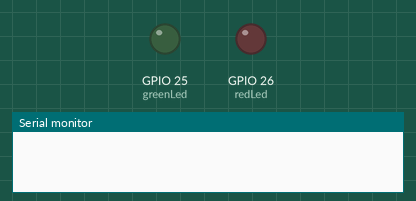
This sketch was run on a simulated ESP32. On the bench: output pins drawn as LEDs (lit = HIGH), the last lines printed to the serial monitor. WiFi joins after 1.5 s; servers stay silent unless stated.

Above: at 0.1 s.
At 1.8 s:
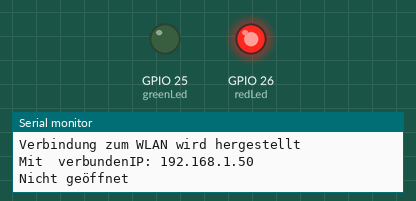
Timing chart, 0 to 3.3 s (numbered marks = the images above):
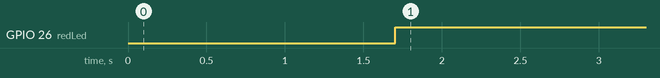

Measured:
- by itself, GPIO 26 (redLed): LOW → HIGH at 1.7 s

The sketch:

showStatus.ino
```cpp
#include <WiFi.h>
#include <HTTPClient.h>
#include <ArduinoJson.h>

StaticJsonDocument<200> doc;

const char* ssid = "";
const char* password = "";

const char* getStatusURL = "http://192.168.2.107/api/getAllStatus";

const short redLed = 26;
const short greenLed = 25;

void setup() {
  //LED outputs
  pinMode(redLed, OUTPUT);
  pinMode(greenLed, OUTPUT);

  Serial.begin(115200); //Serieller Monitorausgabe starten

    //Verbindung zum WLAN Netzwerk
  WiFi.begin(ssid, password);

  while (WiFi.status() != WL_CONNECTED) {
    delay(500);
    Serial.println("Verbindung zum WLAN wird hergestellt");
  }
  Serial.print("Mit ");
  Serial.print(ssid);
  Serial.print(" verbunden");
  Serial.print("IP: ");
  Serial.println(WiFi.localIP());
}

void loop() {
  getStatusUpdate(); //Aktuellen Status aller Geräte abrufen
  delay(1000);
}


void getStatusUpdate () {
  HTTPClient http;

  http.begin(getStatusURL);
  http.GET();//API Status URL aufrufen
  String json = http.getString(); //JSON return abspeichern
  Serial.println(json); //Ausgabe des JSON

  http.end(); //Verbindung schließen

  deserializeJson(doc, json);

  if (doc["opened"] == "true") { //Ist Parkplatz überhaupt offen?
    Serial.println("Innerhalb Öffnungszeiten");

    String status = doc["spaces"][0]["status"]; //Status des Geräts an erster Stelle

    if( status == "0") { //Ist der Parkplatz frei?
      //Grün an
      digitalWrite(redLed, LOW);
      digitalWrite(greenLed, HIGH);
    } else { //Parkplatz ist nicht frei
      //Rot an
      digitalWrite(greenLed, LOW);
      digitalWrite(redLed, HIGH);
    }
  } else {
    Serial.println("Nicht geöffnet");
    //Rot an
    digitalWrite(greenLed, LOW);
    digitalWrite(redLed, HIGH);
  }
}
```
